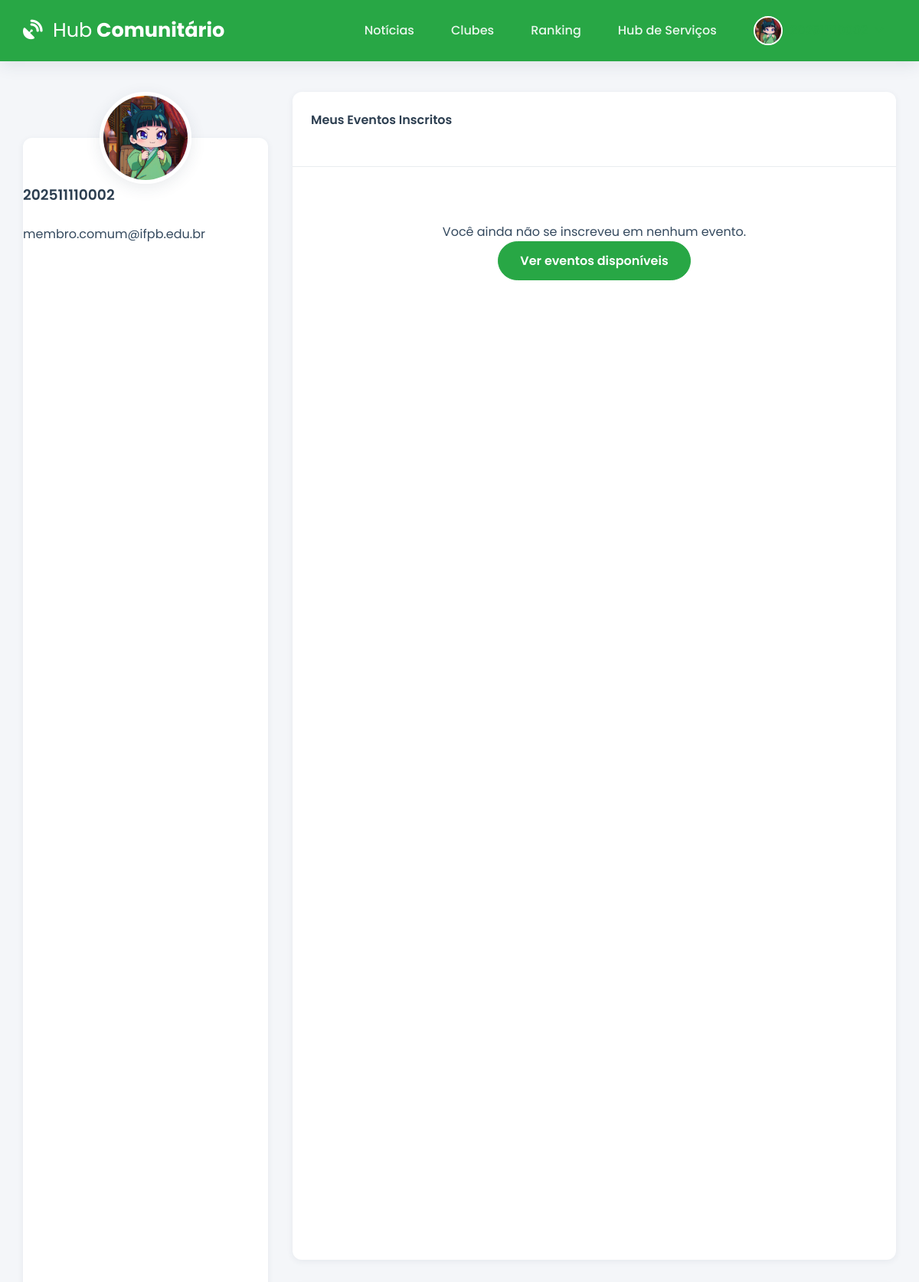
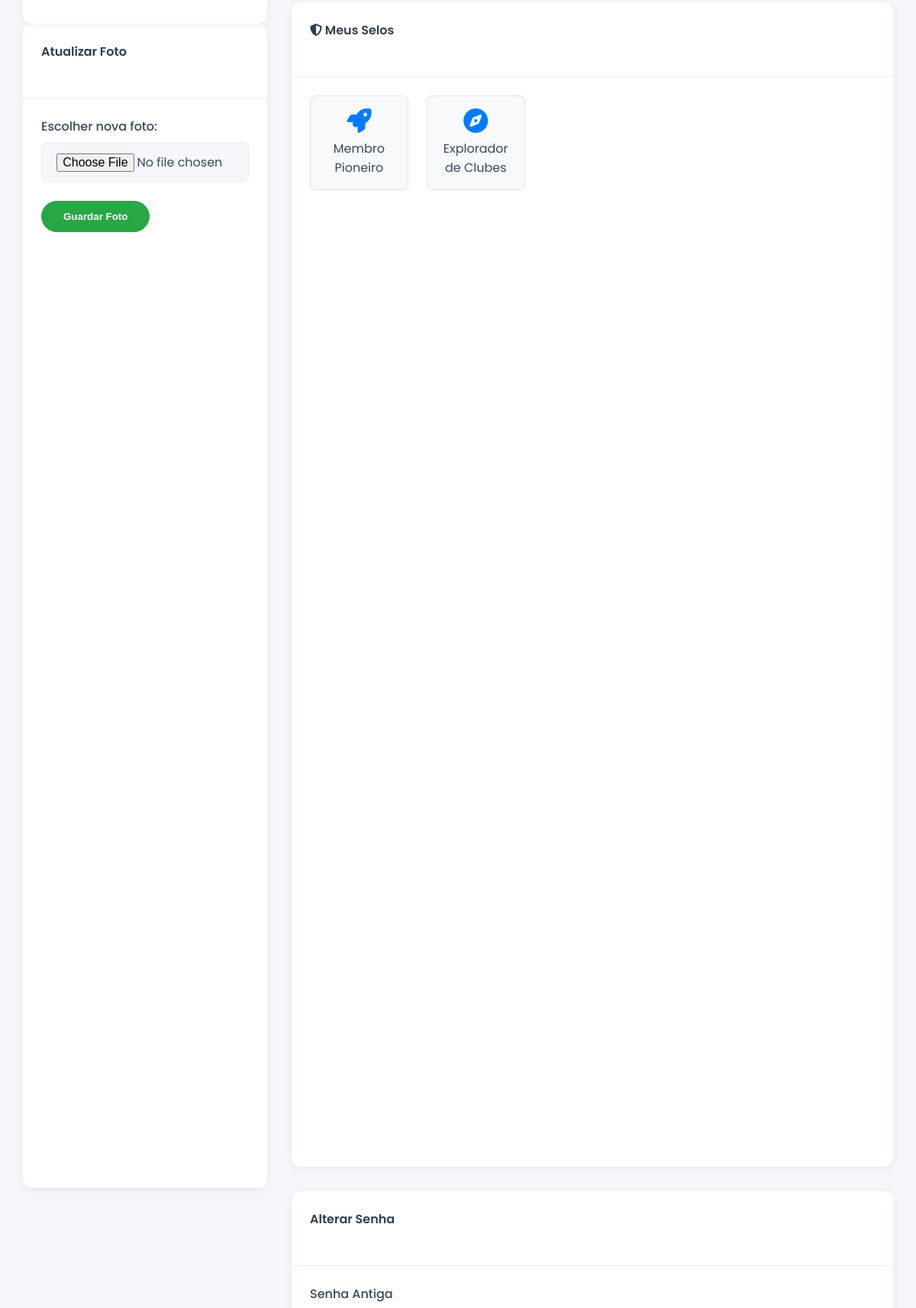
Page /account (signed in, upper part) on the committed database (2 pictures, top to bottom).
### tables this page shows
CREATE TABLE user (
    id INTEGER PRIMARY KEY AUTOINCREMENT,
    email TEXT UNIQUE NOT NULL,
    username TEXT UNIQUE NOT NULL,
    password_hash TEXT NOT NULL,
    image_file TEXT NOT NULL DEFAULT 'default.jpg'
);

CREATE TABLE badge (
    id INTEGER PRIMARY KEY AUTOINCREMENT,
    nome TEXT UNIQUE NOT NULL,
    descricao TEXT NOT NULL,
    icon_class TEXT NOT NULL
);

### app.py (the view, shortened to what this page needs)
@app.route('/account', methods=['GET', 'POST'])
@login_required
def account():
    db = get_db()
    image_file = url_for('static', filename='profile_pics/' + g.user['image_file'])
    eventos_inscritos = db.execute("SELECT e.* FROM evento e JOIN inscricao_evento ie ON e.id = ie.evento_id WHERE ie.user_id = ? ORDER BY e.data_evento DESC", (g.user['id'],)).fetchall()
    badges = db.execute("SELECT b.* FROM badge b JOIN user_badges ub ON b.id = ub.badge_id WHERE ub.user_id = ?", (g.user['id'],)).fetchall()
    return render_template('account.html', image_file=image_file, eventos=eventos_inscritos, badges=badges)

### app.py (called while the page is built)
def get_db():
    if 'db' not in g:
        g.db = sqlite3.connect(app.config['DATABASE'], detect_types=sqlite3.PARSE_DECLTYPES)
        g.db.row_factory = sqlite3.Row
    return g.db

@app.context_processor
def inject_global_vars():
    return dict(g=g, current_year=datetime.now(timezone.utc).year, timedelta=timedelta)

@app.before_request
def load_logged_in_user():
    user_id = session.get('user_id')
    g.user = get_db().execute('SELECT * FROM user WHERE id = ?', (user_id,)).fetchone() if user_id else None
    if user_id and g.user is None: session.clear()

def login_required(f):
    @wraps(f)
    def decorated_function(*args, **kwargs):
        if g.user is None:
            flash('Você precisa fazer login para acessar esta página.', 'warning')
            return redirect(url_for('login'))
        return f(*args, **kwargs)
    return decorated_function

### templates/account.html (shortened to what this page needs)
{% extends 'base.html' %}
{% block content %}
<div class="account-grid">
    <div class="account-sidebar">
        <div class="card text-center">
            <img class="account-img" src="{{ image_file }}" alt="Foto de Perfil">
            <h3>{{ g.user['username'] }}</h3>
            <p class="text-muted">{{ g.user['email'] }}</p>
        </div>
        <div class="card">
            <div class="card-header"><h4>Atualizar Foto</h4></div>
            <div class="card-body">
                <form action="{{ url_for('account') }}" method="POST" enctype="multipart/form-data">
                    <div class="form-group">
                        <label for="picture">Escolher nova foto:</label>
                        <input type="file" name="picture" class="form-input" id="picture">
                    </div>
                    <button type="submit" class="btn">Guardar Foto</button>
                </form>
            </div>
        </div>
    </div>
    <div class="account-main">
        <div class="card">
            <div class="card-header"><h4>Meus Eventos Inscritos</h4></div>
            <div class="card-body">
                {% if eventos %}
                    <ul class="course-list">
                        {% for evento in eventos %}
                            <li class="list-item">
                                <span>{{ evento.titulo }}</span>
                                <a href="{{ url_for('detalhe_evento', evento_id=evento.id) }}" class="btn btn-secondary">Ver</a>
                            </li>
                        {% endfor %}
                    </ul>
                {% else %}
                    <div class="empty-state">
                        <p>Você ainda não se inscreveu em nenhum evento.</p>
                        <a href="{{ url_for('eventos') }}" class="btn">Ver eventos disponíveis</a>
                    </div>
                {% endif %}
            </div>
        </div>
        <div class="card" style="margin-top: 2rem;">
            <div class="card-header"><h4><i class="fas fa-shield-alt"></i> Meus Selos</h4></div>
            <div class="card-body">
                {% if badges %}
                    <div class="badges-grid">
                        {% for badge in badges %}
                            <div class="badge-item" title="{{ badge['descricao'] }}">
                                <i class="{{ badge['icon_class'] }} fa-2x"></i>
                                <span>{{ badge['nome'] }}</span>
                            </div>
                        {% endfor %}
                    </div>
                {% else %}
                    <div class="empty-state">
                        <p>Você ainda não desbloqueou nenhum selo.</p>
                        <p class="text-muted">Participe dos clubes e eventos para ganhar!</p>
                    </div>
                {% endif %}
            </div>
        </div>
        <div class="card" style="margin-top: 2rem;">
            <div class="card-header"><h4>Alterar Senha</h4></div>
            <div class="card-body">
                <form action="{{ url_for('change_password') }}" method="POST">
                    <div class="form-group"><label for="old_password">Senha Antiga</label><input type="password" name="old_password" id="old_password" class="form-input" required></div>
                </form>
            </div>
        </div>
    </div>
</div>
{% endblock %}

### templates/base.html (shortened to what this page needs)
<!DOCTYPE html>
<html lang="pt-br">
<head>
    <link rel="stylesheet" href="https://cdnjs.cloudflare.com/ajax/libs/font-awesome/6.5.2/css/all.min.css" xintegrity="sha512-SnH5WK+bZxgPHs44uWIX+LLJAJ9/2PkPKZ5QiAj6Ta86w+fsb2TkcmfRyVX3pBnMFcV7oQPJkl9QevSCWr3W6A==" />
    <link rel="stylesheet" href="{{ url_for('static', filename='css/style.css') }}">
</head>
<body>
    <header class="header">
        <div class="container">
            <nav class="navbar">
                <a class="navbar-brand" href="{{ url_for('index') }}">
                    <i class="fas fa-satellite-dish"></i> <strong>Hub</strong> Comunitário
                </a>
                <div class="nav-links" id="nav-links">
                    {% if g.user %}
                        <a class="nav-item" href="{{ url_for('noticias') }}">Notícias</a>
                        <a class="nav-item" href="{{ url_for('clubes') }}">Clubes</a>
                        <a class="nav-item" href="{{ url_for('ranking') }}">Ranking</a>
                        <a class="nav-item" href="{{ url_for('hub_servicos') }}">Hub de Serviços</a>
                        <div class="nav-item user-menu">
                             <a class="user-menu-trigger" href="#">
                                 <img src="{{ url_for('static', filename='profile_pics/' + g.user['image_file']) }}" class="nav-profile-image">
                                 <span>{{ g.user['username'] }}</span> <i class="fas fa-chevron-down dropdown-icon"></i>
                             </a>
                        </div>
                    {% else %}
                        <a href="{{ url_for('login') }}" class="nav-item">Entrar</a>
                        <a href="{{ url_for('register') }}" class="nav-item btn btn-outline">Registar</a>
                    {% endif %}
                </div>
            </nav>
        </div>
    </header>
    <main class="container">
        {% block content %}{% endblock %}
    </main>
</body>
</html>

### static/css/style.css (style rules this page uses)
:root { --ifpb-green: #28a745; --ifpb-green-dark: #218838; --dark-blue: #2c3e50; --light-gray: #ecf0f1; --medium-gray: #bdc3c7; --text-color: #34495e; --light-text: #7f8c8d; --background-color: #f4f6f9; --surface-color: #ffffff; --border-color: #e9ecef; --font-family-base: 'Poppins', sans-serif; --shadow-sm: 0 2px 8px rgba(44, 62, 80, 0.07); --shadow-md: 0 5px 20px rgba(44, 62, 80, 0.1); --border-radius: 12px; }
* { box-sizing: border-box; margin: 0; padding: 0; }
html { height: 100%; }
body { font-family: var(--font-family-base); background-color: var(--background-color); color: var(--text-color); display: flex; flex-direction: column; min-height: 100%; }
.container { width: 95%; max-width: 1200px; margin: 0 auto; }
main.container { flex-grow: 1; padding-top: 2.5rem; padding-bottom: 2.5rem; }
h1, h2, h3, h4 { font-weight: 600; color: var(--dark-blue); margin-bottom: 1.5rem; }
a { color: var(--ifpb-green); text-decoration: none; transition: color 0.2s; }
.header { background-color: var(--ifpb-green); padding: 0.8rem 0; box-shadow: var(--shadow-md); position: sticky; top: 0; z-index: 1000; }
.navbar { display: flex; justify-content: space-between; align-items: center; }
.navbar-brand { font-weight: 700; font-size: 1.6rem; color: var(--surface-color); }
.navbar-brand i { margin-right: 0.5rem; }
.navbar-brand strong { font-weight: 400; }
.nav-links { display: flex; align-items: center; gap: 1rem; }
.nav-item { color: rgba(255, 255, 255, 0.9); font-weight: 500; padding: 0.5rem 1rem; border-radius: var(--border-radius); transition: background-color 0.2s; }
.nav-profile-image { width: 38px; height: 38px; border-radius: 50%; margin-right: 10px; object-fit: cover; border: 2px solid var(--surface-color); }
.user-menu { position: relative; }
.user-menu-trigger { display: flex; align-items: center; cursor: pointer; }
.user-menu-trigger .dropdown-icon { font-size: 0.8em; margin-left: 0.5rem; transition: transform 0.2s; }
.card { background-color: var(--surface-color); border-radius: var(--border-radius); box-shadow: var(--shadow-sm); transition: all 0.3s ease-in-out; display: flex; flex-direction: column; height: 100%; }
.card .card-header { padding: 1.5rem; border-bottom: 1px solid var(--border-color); display: flex; justify-content: space-between; align-items: center; }
.card .card-body { padding: 1.5rem; flex-grow: 1; }
.btn { background-color: var(--ifpb-green); border: 1px solid var(--ifpb-green); color: #fff; font-weight: 600; padding: 0.75rem 1.75rem; border-radius: 50px; transition: all 0.3s ease; cursor: pointer; text-align: center; display: inline-flex; align-items: center; gap: 0.5rem; justify-content: center; }
.form-group { margin-bottom: 1.5rem; text-align: left; }
.form-label, label { display: block; margin-bottom: 0.5rem; font-weight: 500; }
.form-input, textarea.form-input { width: 100%; padding: 0.8rem 1.2rem; border-radius: 0.5rem; border: 1px solid var(--border-color); background-color: var(--background-color); transition: all 0.2s; font-size: 1rem; font-family: var(--font-family-base); }
.account-grid { display: grid; grid-template-columns: 1fr; gap: 2rem; }
@media (min-width: 992px) { .account-grid { grid-template-columns: 320px 1fr; } }
.account-sidebar .card.text-center { padding-top: 60px; margin-top: 60px; position: relative; }
.account-img { position: absolute; top: -60px; left: 50%; transform: translateX(-50%); height: 120px; width: 120px; border-radius: 50%; object-fit: cover; border: 5px solid var(--surface-color); box-shadow: var(--shadow-md); z-index: 2; }
.empty-state { text-align: center; padding: 3rem 1rem; }

### templates/base.html (style rules this page uses)
.badges-grid { display: grid; grid-template-columns: repeat(auto-fill, minmax(120px, 1fr)); gap: 1.5rem; text-align: center; }
.badge-item { display: flex; flex-direction: column; align-items: center; gap: 0.5rem; padding: 1rem; border-radius: 8px; background-color: #f8f9fa; border: 1px solid #dee2e6; cursor: help; }
.badge-item i { color: #007bff; }

### rows in the picture
user: image_file (placeholder picture), user.username "202511110002", user.email "membro.comum@ifpb.edu.br"
badge: nome "Membro Pioneiro"
badge: nome "Explorador de Clubes"
